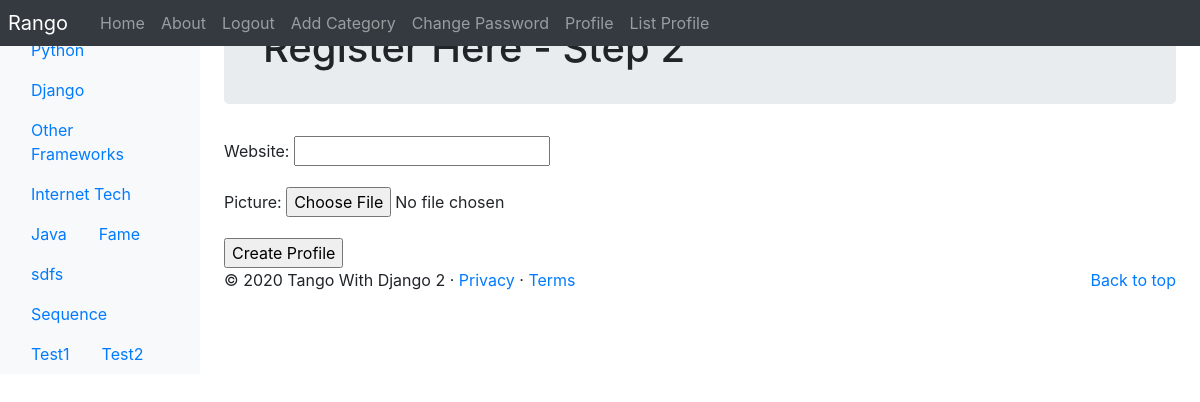
/rango/register_profile/ (signed in), run on the app's committed database.
### rango/models.py (models this page shows, shortened)
class Category(models.Model):
	name = models.CharField(max_length=128, unique=True)
	NAME_MAX_LENGTH = 128
	views= models.IntegerField(default=0)
	likes = models.IntegerField(default=0)
	slug = models.SlugField(unique=True)
	class Meta:
		verbose_name_plural = 'Categories'

### rango/views.py (the view, shortened to what this page needs)
# urls.py: path('register_profile/', RegisterProfileView.as_view(), name='register_profile'),
class RegisterProfileView(View):
	@method_decorator(login_required)
	def get(self, request):
		form = UserProfileForm()
		context_dict = {'form':form}
		return render(request, 'rango/profile_registration.html', context_dict)

### rango/forms.py
class UserProfileForm(forms.ModelForm):
	class Meta:
		model = UserProfile
		fields = ('website', 'picture',)

### rango/templatetags/rango_template_tags.py (called while the page is built)
@register.inclusion_tag('rango/categories.html')
def get_category_list(current_category = None):
    return{'categories': Category.objects.all(),
           'current_category': current_category}

### templates/rango/profile_registration.html (shortened to what this page needs)
{% extends 'rango/base.html' %}
{% load staticfiles %}
{% block body_block %}
<div class="jumbotron p-4">
	<div class="container">
		<h1 class="jumbotron-heading">
			Register Here - Step 2
		</h1>
	</div>
</div>
<div class="container">
	<div class="row">
		<form method="post"
			action="{% url 'rango:register_profile' %}"
			enctype="multipart/form-data">
			{{ form.as_p }}
			<input type="submit" value="Create Profile"/>
		</form>
	</div>
</div>
{% endblock %}

### templates/rango/categories.html (shortened to what this page needs)
<ul class="nav flex-cloumn">
	{% if categories %}
		{% for c in categories %}
			{% if c == current_category %}
				<li class="nav-item">
					<a class="nav-link active" href="{% url 'rango:show_category' c.slug %}">
						<span data-feather="archive"></span>{{ c.name }}
					</a>
				</li>
			{% else %}
			<li class="nav-item">
				<a class="nav-link" href="{% url 'rango:show_category' c.slug %}">
					{{ c.name }}
				</a>
			</li>
			{% endif %}
		{% endfor %}
	{% else %}
	<li class="nav-item">There are no categories present</li>
	{% endif %}
</ul>

### data on the page
Category: name "Python"
Category: name "Django"
Category: name "Other Frameworks"
Category: name "Internet Tech"
Category: name "Java"
Category: name "Fame"
Category: name "sdfs"
Category: name "Sequence"
Category: name "Test1"
Category: name "Test2"
